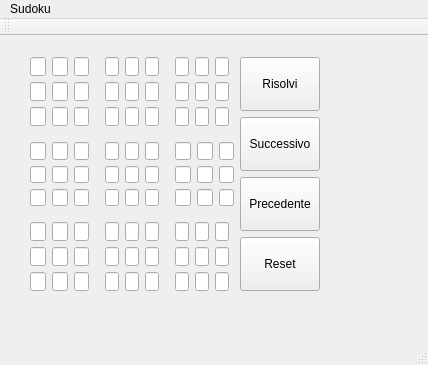
<?xml version="1.0" encoding="UTF-8"?>
<ui version="4.0">
 <class>MainWindow</class>
 <widget class="QMainWindow" name="MainWindow">
  <property name="geometry">
   <rect>
    <x>0</x>
    <y>0</y>
    <width>428</width>
    <height>365</height>
   </rect>
  </property>
  <property name="windowTitle">
   <string>MainWindow</string>
  </property>
  <widget class="QWidget" name="centralWidget">
   <widget class="QWidget" name="horizontalLayoutWidget">
    <property name="geometry">
     <rect>
      <x>30</x>
      <y>10</y>
      <width>301</width>
      <height>256</height>
     </rect>
    </property>
    <layout class="QHBoxLayout" name="mainLaout">
     <property name="leftMargin">
      <number>0</number>
     </property>
     <item>
      <layout class="QGridLayout" name="sudokuLayout">
       <item row="0" column="2">
        <layout class="QGridLayout" name="gridLayout_6">
         <property name="leftMargin">
          <number>5</number>
         </property>
         <property name="rightMargin">
          <number>5</number>
         </property>
         <property name="bottomMargin">
          <number>5</number>
         </property>
         <item row="0" column="1">
          <widget class="QLineEdit" name="lineEdit_37"/>
         </item>
         <item row="0" column="0">
          <widget class="QLineEdit" name="lineEdit_38"/>
         </item>
         <item row="1" column="0">
          <widget class="QLineEdit" name="lineEdit_39"/>
         </item>
         <item row="0" column="2">
          <widget class="QLineEdit" name="lineEdit_40"/>
         </item>
         <item row="2" column="0">
          <widget class="QLineEdit" name="lineEdit_41"/>
         </item>
         <item row="1" column="1">
          <widget class="QLineEdit" name="lineEdit_42"/>
         </item>
         <item row="2" column="1">
          <widget class="QLineEdit" name="lineEdit_43"/>
         </item>
         <item row="2" column="2">
          <widget class="QLineEdit" name="lineEdit_44"/>
         </item>
         <item row="1" column="2">
          <widget class="QLineEdit" name="lineEdit_45"/>
         </item>
        </layout>
       </item>
       <item row="2" column="1">
        <layout class="QGridLayout" name="gridLayout_10">
         <property name="leftMargin">
          <number>5</number>
         </property>
         <property name="topMargin">
          <number>5</number>
         </property>
         <property name="rightMargin">
          <number>5</number>
         </property>
         <item row="0" column="1">
          <widget class="QLineEdit" name="lineEdit_73"/>
         </item>
         <item row="0" column="0">
          <widget class="QLineEdit" name="lineEdit_74"/>
         </item>
         <item row="1" column="0">
          <widget class="QLineEdit" name="lineEdit_75"/>
         </item>
         <item row="0" column="2">
          <widget class="QLineEdit" name="lineEdit_76"/>
         </item>
         <item row="2" column="0">
          <widget class="QLineEdit" name="lineEdit_77"/>
         </item>
         <item row="1" column="1">
          <widget class="QLineEdit" name="lineEdit_78"/>
         </item>
         <item row="2" column="1">
          <widget class="QLineEdit" name="lineEdit_79"/>
         </item>
         <item row="2" column="2">
          <widget class="QLineEdit" name="lineEdit_80"/>
         </item>
         <item row="1" column="2">
          <widget class="QLineEdit" name="lineEdit_81"/>
         </item>
        </layout>
       </item>
       <item row="1" column="0">
        <layout class="QGridLayout" name="gridLayout_2">
         <property name="topMargin">
          <number>5</number>
         </property>
         <property name="rightMargin">
          <number>5</number>
         </property>
         <property name="bottomMargin">
          <number>5</number>
         </property>
         <item row="0" column="1">
          <widget class="QLineEdit" name="lineEdit_10"/>
         </item>
         <item row="1" column="0">
          <widget class="QLineEdit" name="lineEdit_12"/>
         </item>
         <item row="2" column="0">
          <widget class="QLineEdit" name="lineEdit_14"/>
         </item>
         <item row="0" column="0">
          <widget class="QLineEdit" name="lineEdit_11"/>
         </item>
         <item row="1" column="1">
          <widget class="QLineEdit" name="lineEdit_15"/>
         </item>
         <item row="0" column="2">
          <widget class="QLineEdit" name="lineEdit_13"/>
         </item>
         <item row="2" column="2">
          <widget class="QLineEdit" name="lineEdit_17"/>
         </item>
         <item row="1" column="2">
          <widget class="QLineEdit" name="lineEdit_18"/>
         </item>
         <item row="2" column="1">
          <widget class="QLineEdit" name="lineEdit_16"/>
         </item>
        </layout>
       </item>
       <item row="1" column="1">
        <layout class="QGridLayout" name="gridLayout_5">
         <property name="leftMargin">
          <number>5</number>
         </property>
         <property name="topMargin">
          <number>5</number>
         </property>
         <property name="rightMargin">
          <number>5</number>
         </property>
         <property name="bottomMargin">
          <number>5</number>
         </property>
         <item row="0" column="1">
          <widget class="QLineEdit" name="lineEdit_28"/>
         </item>
         <item row="0" column="0">
          <widget class="QLineEdit" name="lineEdit_29"/>
         </item>
         <item row="1" column="0">
          <widget class="QLineEdit" name="lineEdit_30"/>
         </item>
         <item row="0" column="2">
          <widget class="QLineEdit" name="lineEdit_31"/>
         </item>
         <item row="2" column="0">
          <widget class="QLineEdit" name="lineEdit_32"/>
         </item>
         <item row="1" column="1">
          <widget class="QLineEdit" name="lineEdit_33"/>
         </item>
         <item row="2" column="1">
          <widget class="QLineEdit" name="lineEdit_34"/>
         </item>
         <item row="2" column="2">
          <widget class="QLineEdit" name="lineEdit_35"/>
         </item>
         <item row="1" column="2">
          <widget class="QLineEdit" name="lineEdit_36"/>
         </item>
        </layout>
       </item>
       <item row="0" column="0">
        <layout class="QGridLayout" name="gridLayout">
         <property name="rightMargin">
          <number>5</number>
         </property>
         <property name="bottomMargin">
          <number>5</number>
         </property>
         <item row="2" column="1">
          <widget class="QLineEdit" name="lineEdit_7"/>
         </item>
         <item row="0" column="1">
          <widget class="QLineEdit" name="lineEdit_2"/>
         </item>
         <item row="1" column="2">
          <widget class="QLineEdit" name="lineEdit_9"/>
         </item>
         <item row="0" column="0">
          <widget class="QLineEdit" name="lineEdit_3"/>
         </item>
         <item row="2" column="0">
          <widget class="QLineEdit" name="lineEdit_5"/>
         </item>
         <item row="1" column="0">
          <widget class="QLineEdit" name="lineEdit_4"/>
         </item>
         <item row="1" column="1">
          <widget class="QLineEdit" name="lineEdit_6"/>
         </item>
         <item row="0" column="2">
          <widget class="QLineEdit" name="lineEdit"/>
         </item>
         <item row="2" column="2">
          <widget class="QLineEdit" name="lineEdit_8"/>
         </item>
        </layout>
       </item>
       <item row="0" column="1">
        <layout class="QGridLayout" name="gridLayout_4">
         <property name="leftMargin">
          <number>5</number>
         </property>
         <property name="rightMargin">
          <number>5</number>
         </property>
         <property name="bottomMargin">
          <number>5</number>
         </property>
         <item row="0" column="1">
          <widget class="QLineEdit" name="lineEdit_19"/>
         </item>
         <item row="0" column="0">
          <widget class="QLineEdit" name="lineEdit_20"/>
         </item>
         <item row="1" column="0">
          <widget class="QLineEdit" name="lineEdit_21"/>
         </item>
         <item row="0" column="2">
          <widget class="QLineEdit" name="lineEdit_22"/>
         </item>
         <item row="2" column="0">
          <widget class="QLineEdit" name="lineEdit_23"/>
         </item>
         <item row="1" column="1">
          <widget class="QLineEdit" name="lineEdit_24"/>
         </item>
         <item row="2" column="1">
          <widget class="QLineEdit" name="lineEdit_25"/>
         </item>
         <item row="2" column="2">
          <widget class="QLineEdit" name="lineEdit_26"/>
         </item>
         <item row="1" column="2">
          <widget class="QLineEdit" name="lineEdit_27"/>
         </item>
        </layout>
       </item>
       <item row="1" column="2">
        <layout class="QGridLayout" name="gridLayout_8">
         <property name="leftMargin">
          <number>5</number>
         </property>
         <property name="topMargin">
          <number>5</number>
         </property>
         <property name="bottomMargin">
          <number>5</number>
         </property>
         <item row="0" column="1">
          <widget class="QLineEdit" name="lineEdit_55"/>
         </item>
         <item row="0" column="0">
          <widget class="QLineEdit" name="lineEdit_56"/>
         </item>
         <item row="1" column="0">
          <widget class="QLineEdit" name="lineEdit_57"/>
         </item>
         <item row="0" column="2">
          <widget class="QLineEdit" name="lineEdit_58"/>
         </item>
         <item row="2" column="0">
          <widget class="QLineEdit" name="lineEdit_59"/>
         </item>
         <item row="1" column="1">
          <widget class="QLineEdit" name="lineEdit_60"/>
         </item>
         <item row="2" column="1">
          <widget class="QLineEdit" name="lineEdit_61"/>
         </item>
         <item row="2" column="2">
          <widget class="QLineEdit" name="lineEdit_62"/>
         </item>
         <item row="1" column="2">
          <widget class="QLineEdit" name="lineEdit_63"/>
         </item>
        </layout>
       </item>
       <item row="2" column="2">
        <layout class="QGridLayout" name="gridLayout_9">
         <property name="leftMargin">
          <number>5</number>
         </property>
         <property name="topMargin">
          <number>5</number>
         </property>
         <property name="rightMargin">
          <number>5</number>
         </property>
         <item row="0" column="1">
          <widget class="QLineEdit" name="lineEdit_64"/>
         </item>
         <item row="0" column="0">
          <widget class="QLineEdit" name="lineEdit_65"/>
         </item>
         <item row="1" column="0">
          <widget class="QLineEdit" name="lineEdit_66"/>
         </item>
         <item row="0" column="2">
          <widget class="QLineEdit" name="lineEdit_67"/>
         </item>
         <item row="2" column="0">
          <widget class="QLineEdit" name="lineEdit_68"/>
         </item>
         <item row="1" column="1">
          <widget class="QLineEdit" name="lineEdit_69"/>
         </item>
         <item row="2" column="1">
          <widget class="QLineEdit" name="lineEdit_70"/>
         </item>
         <item row="2" column="2">
          <widget class="QLineEdit" name="lineEdit_71"/>
         </item>
         <item row="1" column="2">
          <widget class="QLineEdit" name="lineEdit_72"/>
         </item>
        </layout>
       </item>
       <item row="2" column="0">
        <layout class="QGridLayout" name="gridLayout_7">
         <property name="topMargin">
          <number>5</number>
         </property>
         <property name="rightMargin">
          <number>5</number>
         </property>
         <item row="0" column="1">
          <widget class="QLineEdit" name="lineEdit_46"/>
         </item>
         <item row="0" column="0">
          <widget class="QLineEdit" name="lineEdit_47"/>
         </item>
         <item row="1" column="0">
          <widget class="QLineEdit" name="lineEdit_48"/>
         </item>
         <item row="0" column="2">
          <widget class="QLineEdit" name="lineEdit_49"/>
         </item>
         <item row="2" column="0">
          <widget class="QLineEdit" name="lineEdit_50"/>
         </item>
         <item row="1" column="1">
          <widget class="QLineEdit" name="lineEdit_51"/>
         </item>
         <item row="2" column="1">
          <widget class="QLineEdit" name="lineEdit_52"/>
         </item>
         <item row="2" column="2">
          <widget class="QLineEdit" name="lineEdit_53"/>
         </item>
         <item row="1" column="2">
          <widget class="QLineEdit" name="lineEdit_54"/>
         </item>
        </layout>
       </item>
      </layout>
     </item>
     <item>
      <layout class="QVBoxLayout" name="ButtonLayout">
       <item>
        <widget class="QPushButton" name="pushRisolvi">
         <property name="sizePolicy">
          <sizepolicy hsizetype="Minimum" vsizetype="Minimum">
           <horstretch>0</horstretch>
           <verstretch>0</verstretch>
          </sizepolicy>
         </property>
         <property name="text">
          <string>Risolvi</string>
         </property>
        </widget>
       </item>
       <item>
        <widget class="QPushButton" name="pushSuccessivo">
         <property name="sizePolicy">
          <sizepolicy hsizetype="Minimum" vsizetype="Minimum">
           <horstretch>0</horstretch>
           <verstretch>0</verstretch>
          </sizepolicy>
         </property>
         <property name="text">
          <string>Successivo</string>
         </property>
        </widget>
       </item>
       <item>
        <widget class="QPushButton" name="pushPrecedente">
         <property name="sizePolicy">
          <sizepolicy hsizetype="Minimum" vsizetype="Minimum">
           <horstretch>0</horstretch>
           <verstretch>0</verstretch>
          </sizepolicy>
         </property>
         <property name="text">
          <string>Precedente</string>
         </property>
        </widget>
       </item>
       <item>
        <widget class="QPushButton" name="pushReset">
         <property name="sizePolicy">
          <sizepolicy hsizetype="Minimum" vsizetype="Minimum">
           <horstretch>0</horstretch>
           <verstretch>0</verstretch>
          </sizepolicy>
         </property>
         <property name="text">
          <string>Reset</string>
         </property>
        </widget>
       </item>
      </layout>
     </item>
    </layout>
   </widget>
  </widget>
  <widget class="QMenuBar" name="menuBar">
   <property name="geometry">
    <rect>
     <x>0</x>
     <y>0</y>
     <width>428</width>
     <height>17</height>
    </rect>
   </property>
   <widget class="QMenu" name="menuSudoku">
    <property name="title">
     <string>Sudoku</string>
    </property>
   </widget>
   <addaction name="menuSudoku"/>
  </widget>
  <widget class="QToolBar" name="mainToolBar">
   <attribute name="toolBarArea">
    <enum>TopToolBarArea</enum>
   </attribute>
   <attribute name="toolBarBreak">
    <bool>false</bool>
   </attribute>
  </widget>
  <widget class="QStatusBar" name="statusBar"/>
 </widget>
 <layoutdefault spacing="6" margin="11"/>
 <resources/>
 <connections/>
</ui>
